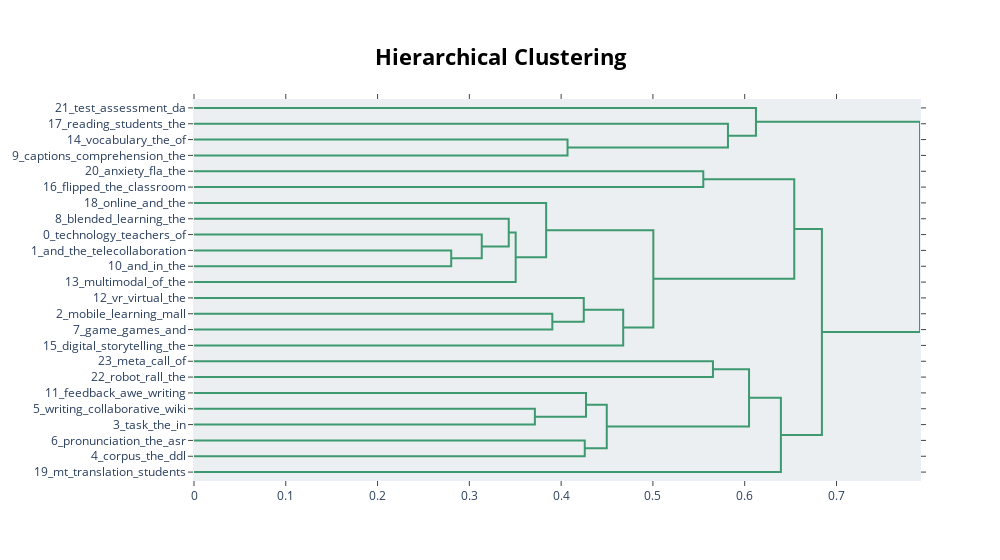

The notebook cell saved with this chart:
### Code cell
model.visualize_hierarchy()

### Figure 1 — Plotly figure (JSON) as saved in the notebook; plotly's stock layout.template omitted (floating-point values rounded to 4 significant figures)
{"data": [{"hoverinfo": "text", "marker": {"color": "rgb(61,153,112)"}, "mode": "lines", "type": "scatter", "x": [0, 0.407, 0.407, 0], "xaxis": "x", "y": [-25, -25, -35, -35], "yaxis": "y"}, {"hoverinfo": "text", "marker": {"color": "rgb(61,153,112)"}, "mode": "lines", "type": "scatter", "x": [0, 0.5818, 0.5818, 0.407], "xaxis": "x", "y": [-15, -15, -30, -30], "yaxis": "y"}, {"hoverinfo": "text", "marker": {"color": "rgb(61,153,112)"}, "mode": "lines", "type": "scatter", "x": [0, 0.6123, 0.6123, 0.5818], "xaxis": "x", "y": [-5, -5, -22.5, -22.5], "yaxis": "y"}, {"hoverinfo": "text", "marker": {"color": "rgb(61,153,112)"}, "mode": "lines", "type": "scatter", "x": [0, 0.5549, 0.5549, 0], "xaxis": "x", "y": [-45, -45, -55, -55], "yaxis": "y"}, {"hoverinfo": "text", "marker": {"color": "rgb(61,153,112)"}, "mode": "lines", "type": "scatter", "x": [0, 0.2802, 0.2802, 0], "xaxis": "x", "y": [-95, -95, -105, -105], "yaxis": "y"}, {"hoverinfo": "text", "marker": {"color": "rgb(61,153,112)"}, "mode": "lines", "type": "scatter", "x": [0, 0.3135, 0.3135, 0.2802], "xaxis": "x", "y": [-85, -85, -100, -100], "yaxis": "y"}, {"hoverinfo": "text", "marker": {"color": "rgb(61,153,112)"}, "mode": "lines", "type": "scatter", "x": [0, 0.3429, 0.3429, 0.3135], "xaxis": "x", "y": [-75, -75, -92.5, -92.5], "yaxis": "y"}, {"hoverinfo": "text", "marker": {"color": "rgb(61,153,112)"}, "mode": "lines", "type": "scatter", "x": [0.3429, 0.3505, 0.3505, 0], "xaxis": "x", "y": [-83.75, -83.75, -115, -115], "yaxis": "y"}, {"hoverinfo": "text", "marker": {"color": "rgb(61,153,112)"}, "mode": "lines", "type": "scatter", "x": [0, 0.3837, 0.3837, 0.3505], "xaxis": "x", "y": [-65, -65, -99.38, -99.38], "yaxis": "y"}, {"hoverinfo": "text", "marker": {"color": "rgb(61,153,112)"}, "mode": "lines", "type": "scatter", "x": [0, 0.3904, 0.3904, 0], "xaxis": "x", "y": [-135, -135, -145, -145], "yaxis": "y"}, {"hoverinfo": "text", "marker": {"color": "rgb(61,153,112)"}, "mode": "lines", "type": "scatter", "x": [0, 0.4247, 0.4247, 0.3904], "xaxis": "x", "y": [-125, -125, -140, -140], "yaxis": "y"}, {"hoverinfo": "text", "marker": {"color": "rgb(61,153,112)"}, "mode": "lines", "type": "scatter", "x": [0.4247, 0.4676, 0.4676, 0], "xaxis": "x", "y": [-132.5, -132.5, -155, -155], "yaxis": "y"}, {"hoverinfo": "text", "marker": {"color": "rgb(61,153,112)"}, "mode": "lines", "type": "scatter", "x": [0.3837, 0.5005, 0.5005, 0.4676], "xaxis": "x", "y": [-82.19, -82.19, -143.8, -143.8], "yaxis": "y"}, {"hoverinfo": "text", "marker": {"color": "rgb(61,153,112)"}, "mode": "lines", "type": "scatter", "x": [0.5549, 0.654, 0.654, 0.5005], "xaxis": "x", "y": [-50, -50, -113.0, -113.0], "yaxis": "y"}, {"hoverinfo": "text", "marker": {"color": "rgb(61,153,112)"}, "mode": "lines", "type": "scatter", "x": [0, 0.5654, 0.5654, 0], "xaxis": "x", "y": [-165, -165, -175, -175], "yaxis": "y"}, {"hoverinfo": "text", "marker": {"color": "rgb(61,153,112)"}, "mode": "lines", "type": "scatter", "x": [0, 0.3714, 0.3714, 0], "xaxis": "x", "y": [-195, -195, -205, -205], "yaxis": "y"}, {"hoverinfo": "text", "marker": {"color": "rgb(61,153,112)"}, "mode": "lines", "type": "scatter", "x": [0, 0.4271, 0.4271, 0.3714], "xaxis": "x", "y": [-185, -185, -200, -200], "yaxis": "y"}, {"hoverinfo": "text", "marker": {"color": "rgb(61,153,112)"}, "mode": "lines", "type": "scatter", "x": [0, 0.4257, 0.4257, 0], "xaxis": "x", "y": [-215, -215, -225, -225], "yaxis": "y"}, {"hoverinfo": "text", "marker": {"color": "rgb(61,153,112)"}, "mode": "lines", "type": "scatter", "x": [0.4271, 0.4497, 0.4497, 0.4257], "xaxis": "x", "y": [-192.5, -192.5, -220, -220], "yaxis": "y"}, {"hoverinfo": "text", "marker": {"color": "rgb(61,153,112)"}, "mode": "lines", "type": "scatter", "x": [0.5654, 0.6047, 0.6047, 0.4497], "xaxis": "x", "y": [-170, -170, -206.2, -206.2], "yaxis": "y"}, {"hoverinfo": "text", "marker": {"color": "rgb(61,153,112)"}, "mode": "lines", "type": "scatter", "x": [0.6047, 0.6394, 0.6394, 0], "xaxis": "x", "y": [-188.1, -188.1, -235, -235], "yaxis": "y"}, {"hoverinfo": "text", "marker": {"color": "rgb(61,153,112)"}, "mode": "lines", "type": "scatter", "x": [0.654, 0.6841, 0.6841, 0.6394], "xaxis": "x", "y": [-81.48, -81.48, -211.6, -211.6], "yaxis": "y"}, {"hoverinfo": "text", "marker": {"color": "rgb(61,153,112)"}, "mode": "lines", "type": "scatter", "x": [0.6123, 0.791, 0.791, 0.6841], "xaxis": "x", "y": [-13.75, -13.75, -146.5, -146.5], "yaxis": "y"}], "layout": {"autosize": false, "height": 560, "hoverlabel": {"bgcolor": "white", "font": {"family": "Rockwell", "size": 16}}, "hovermode": "closest", "plot_bgcolor": "#ECEFF1", "showlegend": false, "title": {"font": {"color": "Black", "size": 22}, "text": "<b>Hierarchical Clustering</b>", "x": 0.5, "xanchor": "center", "yanchor": "top"}, "width": 1000, "xaxis": {"mirror": "allticks", "rangemode": "tozero", "showgrid": false, "showline": true, "showticklabels": true, "ticks": "outside", "type": "linear", "zeroline": false}, "yaxis": {"mirror": "allticks", "range": [-240, 0], "rangemode": "tozero", "showgrid": false, "showline": true, "showticklabels": true, "tickmode": "array", "ticks": "outside", "ticktext": ["21_test_assessment_da", "17_reading_students_the", "14_vocabulary_the_of", "9_captions_comprehension_the", "20_anxiety_fla_the", "16_flipped_the_classroom", "18_online_and_the", "8_blended_learning_the", "0_technology_teachers_of", "1_and_the_telecollaboration", "10_and_in_the", "13_multimodal_of_the", "12_vr_virtual_the", "2_mobile_learning_mall", "7_game_games_and", "15_digital_storytelling_the", "23_meta_call_of", "22_robot_rall_the", "11_feedback_awe_writing", "5_writing_collaborative_wiki", "3_task_the_in", "6_pronunciation_the_asr", "4_corpus_the_ddl", "19_mt_translation_students"], "tickvals": [-5, -15, -25, -35, -45, -55, -65, -75, -85, -95, -105, -115, -125, -135, -145, -155, -165, -175, -185, -195, -205, -215, -225, -235], "type": "linear", "zeroline": false}}}
